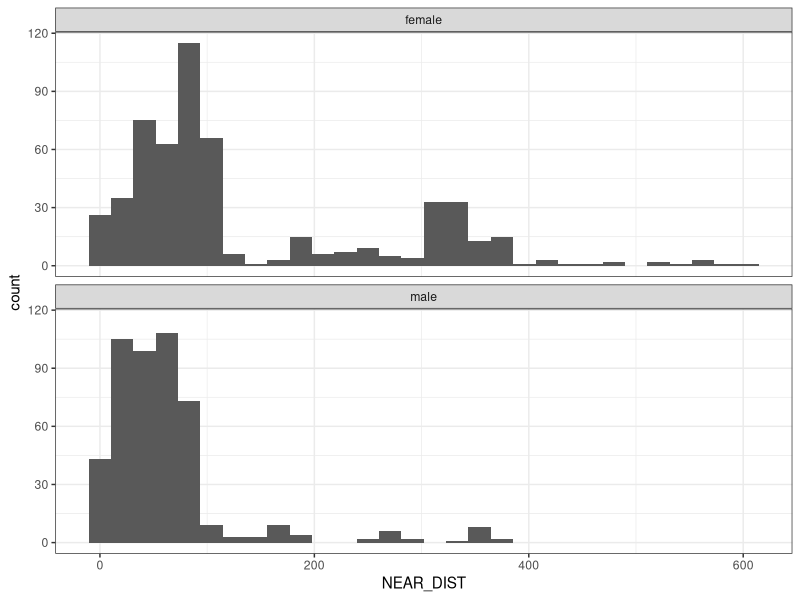

The R source for this figure:
## ---- chunk 1
rm(list = ls())
library(here)
library(tidyverse)
library(ggfortify)
## ---- chunk 2
turtles <- read.csv(here("Data", "updated_turtle_locations.csv"))
## ---- chunk 3
names(turtles)
## ---- chunk 4
df <- dplyr::select(turtles, Turtle_sex, NEAR_DIST)
## ---- chunk 5
ggplot(df, aes(NEAR_DIST))+
  geom_histogram() +
  facet_wrap(~Turtle_sex, ncol = 1) +
  theme_bw()
## ---- chunk 6
turtlemeans <- summarise(
  group_by(df, Turtle_sex),
  meanNearDist = mean(NEAR_DIST))
## ---- chunk 7
turtle_ttest <- t.test(NEAR_DIST ~ Turtle_sex, data = df)
turtle_ttest
